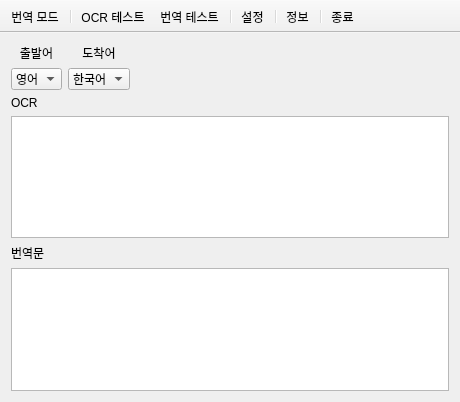
<?xml version="1.0" encoding="UTF-8"?>
<ui version="4.0">
 <class>ScreenTextTranslatorClass</class>
 <widget class="QMainWindow" name="ScreenTextTranslatorClass">
  <property name="geometry">
   <rect>
    <x>0</x>
    <y>0</y>
    <width>460</width>
    <height>402</height>
   </rect>
  </property>
  <property name="windowTitle">
   <string>화면 문자 번역기 (Screen Text Translator)</string>
  </property>
  <property name="windowIcon">
   <iconset resource="ScreenTextTranslator.qrc">
    <normaloff>:/ScreenTextTranslator/Logo.jpg</normaloff>:/ScreenTextTranslator/Logo.jpg</iconset>
  </property>
  <widget class="QWidget" name="centralWidget">
   <layout class="QVBoxLayout" name="verticalLayout">
    <item>
     <layout class="QGridLayout" name="gridLayout">
      <item row="0" column="0">
       <widget class="QLabel" name="label">
        <property name="text">
         <string>출발어</string>
        </property>
        <property name="alignment">
         <set>Qt::AlignCenter</set>
        </property>
       </widget>
      </item>
      <item row="1" column="0">
       <widget class="QComboBox" name="comboBox_Start">
        <item>
         <property name="text">
          <string>영어</string>
         </property>
        </item>
       </widget>
      </item>
      <item row="0" column="1">
       <widget class="QLabel" name="label_2">
        <property name="text">
         <string>도착어</string>
        </property>
        <property name="alignment">
         <set>Qt::AlignCenter</set>
        </property>
       </widget>
      </item>
      <item row="1" column="1">
       <widget class="QComboBox" name="comboBox_Arrive">
        <item>
         <property name="text">
          <string>한국어</string>
         </property>
        </item>
       </widget>
      </item>
      <item row="1" column="2">
       <spacer name="horizontalSpacer">
        <property name="orientation">
         <enum>Qt::Horizontal</enum>
        </property>
        <property name="sizeHint" stdset="0">
         <size>
          <width>40</width>
          <height>20</height>
         </size>
        </property>
       </spacer>
      </item>
     </layout>
    </item>
    <item>
     <widget class="QLabel" name="label_3">
      <property name="text">
       <string>OCR</string>
      </property>
     </widget>
    </item>
    <item>
     <widget class="QTextBrowser" name="textBrowser_OCR"/>
    </item>
    <item>
     <widget class="QLabel" name="label_4">
      <property name="text">
       <string>번역문</string>
      </property>
     </widget>
    </item>
    <item>
     <widget class="QTextBrowser" name="textBrowser_Trans"/>
    </item>
   </layout>
  </widget>
  <widget class="QToolBar" name="mainToolBar">
   <property name="movable">
    <bool>false</bool>
   </property>
   <property name="iconSize">
    <size>
     <width>32</width>
     <height>32</height>
    </size>
   </property>
   <property name="toolButtonStyle">
    <enum>Qt::ToolButtonTextUnderIcon</enum>
   </property>
   <attribute name="toolBarArea">
    <enum>TopToolBarArea</enum>
   </attribute>
   <attribute name="toolBarBreak">
    <bool>false</bool>
   </attribute>
   <addaction name="actionMode"/>
   <addaction name="separator"/>
   <addaction name="actionOcrTest"/>
   <addaction name="actionTransTextTest"/>
   <addaction name="separator"/>
   <addaction name="actionSettings"/>
   <addaction name="separator"/>
   <addaction name="actionInfo"/>
   <addaction name="separator"/>
   <addaction name="actionExit"/>
  </widget>
  <action name="actionMode">
   <property name="icon">
    <iconset resource="ScreenTextTranslator.qrc">
     <normaloff>:/ScreenTextTranslator/Start.png</normaloff>:/ScreenTextTranslator/Start.png</iconset>
   </property>
   <property name="text">
    <string>번역 모드</string>
   </property>
   <property name="toolTip">
    <string>번역 모드로 변경 합니다. (Ctrl+F5)</string>
   </property>
   <property name="shortcut">
    <string>Ctrl+F5</string>
   </property>
  </action>
  <action name="actionSettings">
   <property name="icon">
    <iconset resource="ScreenTextTranslator.qrc">
     <normaloff>:/ScreenTextTranslator/Settings.png</normaloff>:/ScreenTextTranslator/Settings.png</iconset>
   </property>
   <property name="text">
    <string>설정</string>
   </property>
   <property name="toolTip">
    <string>설정을 관리 합니다.</string>
   </property>
  </action>
  <action name="actionExit">
   <property name="icon">
    <iconset resource="ScreenTextTranslator.qrc">
     <normaloff>:/ScreenTextTranslator/Exit.png</normaloff>:/ScreenTextTranslator/Exit.png</iconset>
   </property>
   <property name="text">
    <string>종료</string>
   </property>
   <property name="toolTip">
    <string>프로그램을 종료 합니다.</string>
   </property>
  </action>
  <action name="actionOcrTest">
   <property name="icon">
    <iconset resource="ScreenTextTranslator.qrc">
     <normaloff>:/ScreenTextTranslator/Ocr.png</normaloff>:/ScreenTextTranslator/Ocr.png</iconset>
   </property>
   <property name="text">
    <string>OCR 테스트</string>
   </property>
   <property name="toolTip">
    <string>캡처할 영역을 선택 후 OCR을 테스트 합니다. (Ctrl+F6)</string>
   </property>
   <property name="shortcut">
    <string>Ctrl+F6</string>
   </property>
  </action>
  <action name="actionTransTextTest">
   <property name="icon">
    <iconset resource="ScreenTextTranslator.qrc">
     <normaloff>:/ScreenTextTranslator/Azure.png</normaloff>:/ScreenTextTranslator/Azure.png</iconset>
   </property>
   <property name="text">
    <string>번역 테스트</string>
   </property>
   <property name="toolTip">
    <string>번역 API를 테스트 합니다. (Ctrl+F7)</string>
   </property>
   <property name="shortcut">
    <string>Ctrl+F7</string>
   </property>
  </action>
  <action name="actionInfo">
   <property name="icon">
    <iconset resource="ScreenTextTranslator.qrc">
     <normaloff>:/ScreenTextTranslator/Info.png</normaloff>:/ScreenTextTranslator/Info.png</iconset>
   </property>
   <property name="text">
    <string>정보</string>
   </property>
   <property name="toolTip">
    <string>프로그램 정보를 확인 합니다.</string>
   </property>
  </action>
 </widget>
 <layoutdefault spacing="6" margin="11"/>
 <resources>
  <include location="ScreenTextTranslator.qrc"/>
 </resources>
 <connections>
  <connection>
   <sender>actionExit</sender>
   <signal>triggered()</signal>
   <receiver>ScreenTextTranslatorClass</receiver>
   <slot>close()</slot>
   <hints>
    <hint type="sourcelabel">
     <x>-1</x>
     <y>-1</y>
    </hint>
    <hint type="destinationlabel">
     <x>229</x>
     <y>200</y>
    </hint>
   </hints>
  </connection>
 </connections>
</ui>
